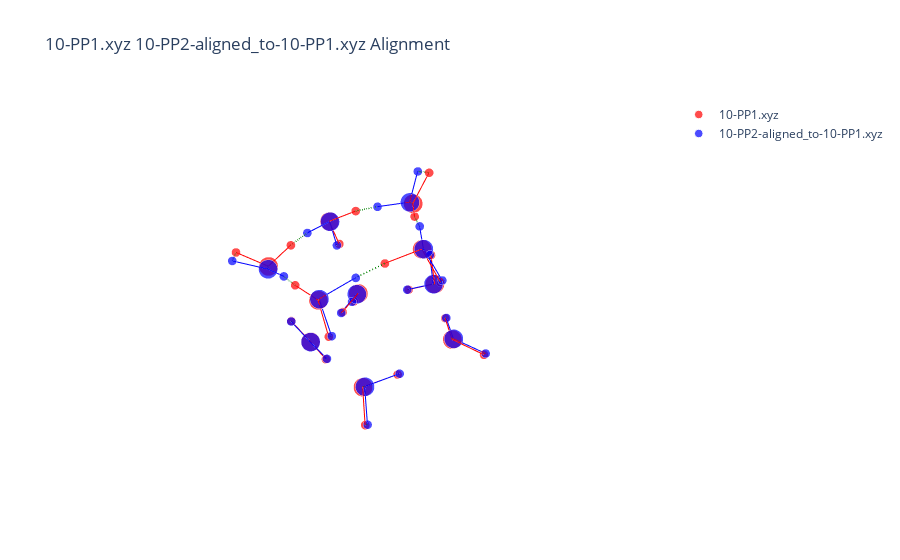

The cell this chart's notebook holds for it:
### Code cell
import numpy as np
data_path1 = "../Data/Water-Clusters"
data_path2 = "./ArbAlignOutput"
nameA = '10-PP1.xyz'
nameB = '10-PP2-aligned_to-10-PP1.xyz'
molA = next(pybel.readfile('xyz', os.path.join(data_path1, nameA)))
molB = next(pybel.readfile('xyz', os.path.join(data_path2, nameB)))
X_A, T_A, B_A = otm.tl.process_molecule(molA) 
X_B, T_B, B_B = otm.tl.process_molecule(molB)
X_B_aligned, _, _ = otm.tl.kabsch(X_A, X_B, np.eye(30))
otm.pl.interactive_alignment_plot(X_A, X_B_aligned, T_A, T_B, B_A, B_B, assignment=None, nameA=nameA, nameB=nameB, save=True)

### Figure 1 — Plotly figure (JSON) as saved in the notebook; plotly's stock layout.template omitted (floating-point values rounded to 4 significant figures)
{"data": [{"marker": {"color": "red", "size": [13.2, 6.2, 6.2, 13.2, 6.2, 6.2, 13.2, 6.2, 6.2, 13.2, 6.2, 6.2, 13.2, 6.2, 6.2, 13.2, 6.2, 6.2, 13.2, 6.2, 6.2, 13.2, 6.2, 6.2, 13.2, 6.2, 6.2, 13.2, 6.2, 6.2], "symbol": "circle"}, "mode": "markers", "name": "10-PP1.xyz", "type": "scatter3d", "x": [1.741, 2.229, 0.8804, 1.32, 1.5, 1.691, -0.6898, -1.144, -1.356, -1.275, -0.3225, -1.54, 1.892, 0.9393, 2.403, -0.7244, -1.18, -1.047, -0.1016, -0.2925, 0.7988, -1.954, -2.485, -1.229, -2.423, -2.104, -2.465, 2.328, 2.269, 2.34], "y": [1.597, 2.183, 2.047, -1.189, -0.2297, -1.526, 2.595, 3.371, 1.85, -1.774, -1.529, -2.305, -2.005, -2.211, -2.743, -2.433, -1.691, -2.385, 1.801, 2.302, 1.435, -0.09294, -0.00054, 0.5923, 0.5917, -0.2091, 0.3224, 0.765, -0.2066, 1.076], "z": [-1.498, -2.089, -1.327, -1.917, -1.89, -1.077, -0.7222, -1.074, -0.7833, -1.695, -1.856, -2.456, 0.7286, 0.9337, 1.082, 1.033, 1.482, 0.113, 2.025, 1.212, 1.857, 1.997, 2.797, 2.075, -0.7035, -1.167, 0.2358, 1.23, 1.148, 0.3074]}, {"marker": {"color": "blue", "size": [13.2, 6.2, 6.2, 13.2, 6.2, 6.2, 13.2, 6.2, 6.2, 13.2, 6.2, 6.2, 13.2, 6.2, 6.2, 13.2, 6.2, 6.2, 13.2, 6.2, 6.2, 13.2, 6.2, 6.2, 13.2, 6.2, 6.2, 13.2, 6.2, 6.2], "symbol": "circle"}, "mode": "markers", "name": "10-PP2-aligned_to-10-PP1.xyz", "type": "scatter3d", "x": [1.706, 2.181, 0.8513, 1.341, 1.49, 1.717, -0.7425, -1.201, -1.402, -1.235, -0.2845, -1.49, 2.016, 0.241, 2.764, -0.7326, -1.526, -0.9643, -0.1182, -0.3831, 1.474, -2.03, -2.646, -0.7907, -2.409, -2.088, -2.465, 2.287, 2.137, 2.302], "y": [1.637, 2.221, 2.091, -1.158, -0.1935, -1.493, 2.602, 3.383, 1.852, -1.808, -1.553, -2.353, -1.839, -2.313, -2.313, -2.414, -1.102, -2.41, 1.837, 2.286, 1.143, -0.2787, -0.5486, 1.137, 0.5513, -0.2496, 0.2746, 0.7508, -0.8826, 1.144], "z": [-1.476, -2.08, -1.285, -1.9, -1.857, -1.062, -0.7251, -1.058, -0.7977, -1.721, -1.882, -2.475, 0.7661, 1.034, 1.15, 1.031, 1.706, 0.08278, 2.036, 1.214, 1.631, 1.954, 2.646, 2.141, -0.7199, -1.181, 0.2166, 1.234, 1.033, 0.343]}, {"line": {"color": "red", "width": 2}, "mode": "lines", "showlegend": false, "type": "scatter3d", "x": [1.741, 2.229], "y": [1.597, 2.183], "z": [-1.498, -2.089]}, {"line": {"color": "red", "width": 2}, "mode": "lines", "showlegend": false, "type": "scatter3d", "x": [1.741, 0.8804], "y": [1.597, 2.047], "z": [-1.498, -1.327]}, {"line": {"color": "red", "width": 2}, "mode": "lines", "showlegend": false, "type": "scatter3d", "x": [1.32, 1.5], "y": [-1.189, -0.2297], "z": [-1.917, -1.89]}, {"line": {"color": "red", "width": 2}, "mode": "lines", "showlegend": false, "type": "scatter3d", "x": [1.32, 1.691], "y": [-1.189, -1.526], "z": [-1.917, -1.077]}, {"line": {"color": "red", "width": 2}, "mode": "lines", "showlegend": false, "type": "scatter3d", "x": [-0.6898, -1.144], "y": [2.595, 3.371], "z": [-0.7222, -1.074]}, {"line": {"color": "red", "width": 2}, "mode": "lines", "showlegend": false, "type": "scatter3d", "x": [-0.6898, -1.356], "y": [2.595, 1.85], "z": [-0.7222, -0.7833]}, {"line": {"color": "red", "width": 2}, "mode": "lines", "showlegend": false, "type": "scatter3d", "x": [-1.275, -0.3225], "y": [-1.774, -1.529], "z": [-1.695, -1.856]}, {"line": {"color": "red", "width": 2}, "mode": "lines", "showlegend": false, "type": "scatter3d", "x": [-1.275, -1.54], "y": [-1.774, -2.305], "z": [-1.695, -2.456]}, {"line": {"color": "red", "width": 2}, "mode": "lines", "showlegend": false, "type": "scatter3d", "x": [1.892, 0.9393], "y": [-2.005, -2.211], "z": [0.7286, 0.9337]}, {"line": {"color": "red", "width": 2}, "mode": "lines", "showlegend": false, "type": "scatter3d", "x": [1.892, 2.403], "y": [-2.005, -2.743], "z": [0.7286, 1.082]}, {"line": {"color": "red", "width": 2}, "mode": "lines", "showlegend": false, "type": "scatter3d", "x": [-0.7244, -1.18], "y": [-2.433, -1.691], "z": [1.033, 1.482]}, {"line": {"color": "red", "width": 2}, "mode": "lines", "showlegend": false, "type": "scatter3d", "x": [-0.7244, -1.047], "y": [-2.433, -2.385], "z": [1.033, 0.113]}, {"line": {"color": "red", "width": 2}, "mode": "lines", "showlegend": false, "type": "scatter3d", "x": [-0.1016, -0.2925], "y": [1.801, 2.302], "z": [2.025, 1.212]}, {"line": {"color": "red", "width": 2}, "mode": "lines", "showlegend": false, "type": "scatter3d", "x": [-0.1016, 0.7988], "y": [1.801, 1.435], "z": [2.025, 1.857]}, {"line": {"color": "red", "width": 2}, "mode": "lines", "showlegend": false, "type": "scatter3d", "x": [-1.954, -2.485], "y": [-0.09294, -0.00054], "z": [1.997, 2.797]}, {"line": {"color": "red", "width": 2}, "mode": "lines", "showlegend": false, "type": "scatter3d", "x": [-1.954, -1.229], "y": [-0.09294, 0.5923], "z": [1.997, 2.075]}, {"line": {"color": "red", "width": 2}, "mode": "lines", "showlegend": false, "type": "scatter3d", "x": [-2.423, -2.104], "y": [0.5917, -0.2091], "z": [-0.7035, -1.167]}, {"line": {"color": "red", "width": 2}, "mode": "lines", "showlegend": false, "type": "scatter3d", "x": [-2.423, -2.465], "y": [0.5917, 0.3224], "z": [-0.7035, 0.2358]}, {"line": {"color": "red", "width": 2}, "mode": "lines", "showlegend": false, "type": "scatter3d", "x": [2.328, 2.269], "y": [0.765, -0.2066], "z": [1.23, 1.148]}, {"line": {"color": "red", "width": 2}, "mode": "lines", "showlegend": false, "type": "scatter3d", "x": [2.328, 2.34], "y": [0.765, 1.076], "z": [1.23, 0.3074]}, {"line": {"color": "blue", "width": 2}, "mode": "lines", "showlegend": false, "type": "scatter3d", "x": [1.706, 2.181], "y": [1.637, 2.221], "z": [-1.476, -2.08]}, {"line": {"color": "blue", "width": 2}, "mode": "lines", "showlegend": false, "type": "scatter3d", "x": [1.706, 0.8513], "y": [1.637, 2.091], "z": [-1.476, -1.285]}, {"line": {"color": "blue", "width": 2}, "mode": "lines", "showlegend": false, "type": "scatter3d", "x": [1.341, 1.49], "y": [-1.158, -0.1935], "z": [-1.9, -1.857]}, {"line": {"color": "blue", "width": 2}, "mode": "lines", "showlegend": false, "type": "scatter3d", "x": [1.341, 1.717], "y": [-1.158, -1.493], "z": [-1.9, -1.062]}, {"line": {"color": "blue", "width": 2}, "mode": "lines", "showlegend": false, "type": "scatter3d", "x": [-0.7425, -1.201], "y": [2.602, 3.383], "z": [-0.7251, -1.058]}, {"line": {"color": "blue", "width": 2}, "mode": "lines", "showlegend": false, "type": "scatter3d", "x": [-0.7425, -1.402], "y": [2.602, 1.852], "z": [-0.7251, -0.7977]}, {"line": {"color": "blue", "width": 2}, "mode": "lines", "showlegend": false, "type": "scatter3d", "x": [-1.235, -0.2845], "y": [-1.808, -1.553], "z": [-1.721, -1.882]}, {"line": {"color": "blue", "width": 2}, "mode": "lines", "showlegend": false, "type": "scatter3d", "x": [-1.235, -1.49], "y": [-1.808, -2.353], "z": [-1.721, -2.475]}, {"line": {"color": "blue", "width": 2}, "mode": "lines", "showlegend": false, "type": "scatter3d", "x": [2.016, 2.764], "y": [-1.839, -2.313], "z": [0.7661, 1.15]}, {"line": {"color": "blue", "width": 2}, "mode": "lines", "showlegend": false, "type": "scatter3d", "x": [2.016, 2.137], "y": [-1.839, -0.8826], "z": [0.7661, 1.033]}, {"line": {"color": "blue", "width": 2}, "mode": "lines", "showlegend": false, "type": "scatter3d", "x": [0.241, -0.7326], "y": [-2.313, -2.414], "z": [1.034, 1.031]}, {"line": {"color": "blue", "width": 2}, "mode": "lines", "showlegend": false, "type": "scatter3d", "x": [-0.7326, -0.9643], "y": [-2.414, -2.41], "z": [1.031, 0.08278]}, {"line": {"color": "blue", "width": 2}, "mode": "lines", "showlegend": false, "type": "scatter3d", "x": [-1.526, -2.03], "y": [-1.102, -0.2787], "z": [1.706, 1.954]}, {"line": {"color": "blue", "width": 2}, "mode": "lines", "showlegend": false, "type": "scatter3d", "x": [-0.1182, -0.3831], "y": [1.837, 2.286], "z": [2.036, 1.214]}, {"line": {"color": "blue", "width": 2}, "mode": "lines", "showlegend": false, "type": "scatter3d", "x": [-0.1182, -0.7907], "y": [1.837, 1.137], "z": [2.036, 2.141]}, {"line": {"color": "blue", "width": 2}, "mode": "lines", "showlegend": false, "type": "scatter3d", "x": [1.474, 2.287], "y": [1.143, 0.7508], "z": [1.631, 1.234]}, {"line": {"color": "blue", "width": 2}, "mode": "lines", "showlegend": false, "type": "scatter3d", "x": [-2.03, -2.646], "y": [-0.2787, -0.5486], "z": [1.954, 2.646]}, {"line": {"color": "blue", "width": 2}, "mode": "lines", "showlegend": false, "type": "scatter3d", "x": [-2.409, -2.088], "y": [0.5513, -0.2496], "z": [-0.7199, -1.181]}, {"line": {"color": "blue", "width": 2}, "mode": "lines", "showlegend": false, "type": "scatter3d", "x": [-2.409, -2.465], "y": [0.5513, 0.2746], "z": [-0.7199, 0.2166]}, {"line": {"color": "blue", "width": 2}, "mode": "lines", "showlegend": false, "type": "scatter3d", "x": [2.287, 2.302], "y": [0.7508, 1.144], "z": [1.234, 0.343]}, {"line": {"color": "green", "dash": "longdash", "width": 3}, "mode": "lines", "showlegend": false, "type": "scatter3d", "x": [1.741, 1.706], "y": [1.597, 1.637], "z": [-1.498, -1.476]}, {"line": {"color": "green", "dash": "longdash", "width": 3}, "mode": "lines", "showlegend": false, "type": "scatter3d", "x": [2.229, 2.181], "y": [2.183, 2.221], "z": [-2.089, -2.08]}, {"line": {"color": "green", "dash": "longdash", "width": 3}, "mode": "lines", "showlegend": false, "type": "scatter3d", "x": [0.8804, 0.8513], "y": [2.047, 2.091], "z": [-1.327, -1.285]}, {"line": {"color": "green", "dash": "longdash", "width": 3}, "mode": "lines", "showlegend": false, "type": "scatter3d", "x": [1.32, 1.341], "y": [-1.189, -1.158], "z": [-1.917, -1.9]}, {"line": {"color": "green", "dash": "longdash", "width": 3}, "mode": "lines", "showlegend": false, "type": "scatter3d", "x": [1.5, 1.49], "y": [-0.2297, -0.1935], "z": [-1.89, -1.857]}, {"line": {"color": "green", "dash": "longdash", "width": 3}, "mode": "lines", "showlegend": false, "type": "scatter3d", "x": [1.691, 1.717], "y": [-1.526, -1.493], "z": [-1.077, -1.062]}, {"line": {"color": "green", "dash": "longdash", "width": 3}, "mode": "lines", "showlegend": false, "type": "scatter3d", "x": [-0.6898, -0.7425], "y": [2.595, 2.602], "z": [-0.7222, -0.7251]}, {"line": {"color": "green", "dash": "longdash", "width": 3}, "mode": "lines", "showlegend": false, "type": "scatter3d", "x": [-1.144, -1.201], "y": [3.371, 3.383], "z": [-1.074, -1.058]}, {"line": {"color": "green", "dash": "longdash", "width": 3}, "mode": "lines", "showlegend": false, "type": "scatter3d", "x": [-1.356, -1.402], "y": [1.85, 1.852], "z": [-0.7833, -0.7977]}, {"line": {"color": "green", "dash": "longdash", "width": 3}, "mode": "lines", "showlegend": false, "type": "scatter3d", "x": [-1.275, -1.235], "y": [-1.774, -1.808], "z": [-1.695, -1.721]}, {"line": {"color": "green", "dash": "longdash", "width": 3}, "mode": "lines", "showlegend": false, "type": "scatter3d", "x": [-0.3225, -0.2845], "y": [-1.529, -1.553], "z": [-1.856, -1.882]}, {"line": {"color": "green", "dash": "longdash", "width": 3}, "mode": "lines", "showlegend": false, "type": "scatter3d", "x": [-1.54, -1.49], "y": [-2.305, -2.353], "z": [-2.456, -2.475]}, {"line": {"color": "green", "dash": "longdash", "width": 3}, "mode": "lines", "showlegend": false, "type": "scatter3d", "x": [1.892, 2.016], "y": [-2.005, -1.839], "z": [0.7286, 0.7661]}, {"line": {"color": "green", "dash": "longdash", "width": 3}, "mode": "lines", "showlegend": false, "type": "scatter3d", "x": [0.9393, 0.241], "y": [-2.211, -2.313], "z": [0.9337, 1.034]}, {"line": {"color": "green", "dash": "longdash", "width": 3}, "mode": "lines", "showlegend": false, "type": "scatter3d", "x": [2.403, 2.764], "y": [-2.743, -2.313], "z": [1.082, 1.15]}, {"line": {"color": "green", "dash": "longdash", "width": 3}, "mode": "lines", "showlegend": false, "type": "scatter3d", "x": [-0.7244, -0.7326], "y": [-2.433, -2.414], "z": [1.033, 1.031]}, {"line": {"color": "green", "dash": "longdash", "width": 3}, "mode": "lines", "showlegend": false, "type": "scatter3d", "x": [-1.18, -1.526], "y": [-1.691, -1.102], "z": [1.482, 1.706]}, {"line": {"color": "green", "dash": "longdash", "width": 3}, "mode": "lines", "showlegend": false, "type": "scatter3d", "x": [-1.047, -0.9643], "y": [-2.385, -2.41], "z": [0.113, 0.08278]}, {"line": {"color": "green", "dash": "longdash", "width": 3}, "mode": "lines", "showlegend": false, "type": "scatter3d", "x": [-0.1016, -0.1182], "y": [1.801, 1.837], "z": [2.025, 2.036]}, {"line": {"color": "green", "dash": "longdash", "width": 3}, "mode": "lines", "showlegend": false, "type": "scatter3d", "x": [-0.2925, -0.3831], "y": [2.302, 2.286], "z": [1.212, 1.214]}, {"line": {"color": "green", "dash": "longdash", "width": 3}, "mode": "lines", "showlegend": false, "type": "scatter3d", "x": [0.7988, 1.474], "y": [1.435, 1.143], "z": [1.857, 1.631]}, {"line": {"color": "green", "dash": "longdash", "width": 3}, "mode": "lines", "showlegend": false, "type": "scatter3d", "x": [-1.954, -2.03], "y": [-0.09294, -0.2787], "z": [1.997, 1.954]}, {"line": {"color": "green", "dash": "longdash", "width": 3}, "mode": "lines", "showlegend": false, "type": "scatter3d", "x": [-2.485, -2.646], "y": [-0.00054, -0.5486], "z": [2.797, 2.646]}, {"line": {"color": "green", "dash": "longdash", "width": 3}, "mode": "lines", "showlegend": false, "type": "scatter3d", "x": [-1.229, -0.7907], "y": [0.5923, 1.137], "z": [2.075, 2.141]}, {"line": {"color": "green", "dash": "longdash", "width": 3}, "mode": "lines", "showlegend": false, "type": "scatter3d", "x": [-2.423, -2.409], "y": [0.5917, 0.5513], "z": [-0.7035, -0.7199]}, {"line": {"color": "green", "dash": "longdash", "width": 3}, "mode": "lines", "showlegend": false, "type": "scatter3d", "x": [-2.104, -2.088], "y": [-0.2091, -0.2496], "z": [-1.167, -1.181]}, {"line": {"color": "green", "dash": "longdash", "width": 3}, "mode": "lines", "showlegend": false, "type": "scatter3d", "x": [-2.465, -2.465], "y": [0.3224, 0.2746], "z": [0.2358, 0.2166]}, {"line": {"color": "green", "dash": "longdash", "width": 3}, "mode": "lines", "showlegend": false, "type": "scatter3d", "x": [2.328, 2.287], "y": [0.765, 0.7508], "z": [1.23, 1.234]}, {"line": {"color": "green", "dash": "longdash", "width": 3}, "mode": "lines", "showlegend": false, "type": "scatter3d", "x": [2.269, 2.137], "y": [-0.2066, -0.8826], "z": [1.148, 1.033]}, {"line": {"color": "green", "dash": "longdash", "width": 3}, "mode": "lines", "showlegend": false, "type": "scatter3d", "x": [2.34, 2.302], "y": [1.076, 1.144], "z": [0.3074, 0.343]}], "layout": {"scene": {"aspectmode": "data", "xaxis": {"title": {"text": "X"}, "visible": false}, "yaxis": {"title": {"text": "Y"}, "visible": false}, "zaxis": {"title": {"text": "Z"}, "visible": false}}, "showlegend": true, "title": {"text": "10-PP1.xyz 10-PP2-aligned_to-10-PP1.xyz Alignment"}}}
